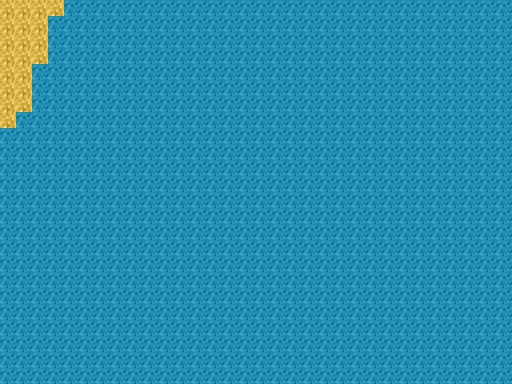

Below is a game level as drawn by its tile map, then a one-line description and the .tmx that defines it (tile-layer data replaced by summaries):
An orthogonal 32x24 tile map with 16x16 px tiles, 1 tile layer (GroundLayer).

<map version="1.0" orientation="orthogonal" width="32" height="24" tilewidth="16" tileheight="16">
 <tileset firstgid="1" name="ground_tile_set" tilewidth="16" tileheight="16">
  <image source="../images/ground_tile_set.png" trans="ff00ff" width="112" height="16" />
 </tileset>
 <layer name="GroundLayer" width="32" height="24">
  <data>[768 cells, 768 non-empty, 2 distinct tile ids]</data>
 </layer>
</map>
